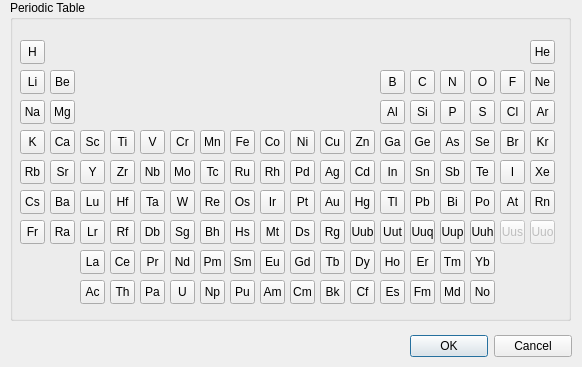
<ui version="4.0" >
 <class>Dialog</class>
 <widget class="QDialog" name="Dialog" >
  <property name="geometry" >
   <rect>
    <x>0</x>
    <y>0</y>
    <width>582</width>
    <height>367</height>
   </rect>
  </property>
  <property name="windowTitle" >
   <string>Dialog</string>
  </property>
  <widget class="QDialogButtonBox" name="buttonBox" >
   <property name="geometry" >
    <rect>
     <x>410</x>
     <y>330</y>
     <width>162</width>
     <height>32</height>
    </rect>
   </property>
   <property name="orientation" >
    <enum>Qt::Horizontal</enum>
   </property>
   <property name="standardButtons" >
    <set>QDialogButtonBox::Cancel|QDialogButtonBox::NoButton|QDialogButtonBox::Ok</set>
   </property>
  </widget>
  <widget class="QGroupBox" name="groupBox" >
   <property name="geometry" >
    <rect>
     <x>10</x>
     <y>0</y>
     <width>561</width>
     <height>321</height>
    </rect>
   </property>
   <property name="title" >
    <string>Periodic Table</string>
   </property>
   <widget class="QToolButton" name="toolButton" >
    <property name="geometry" >
     <rect>
      <x>10</x>
      <y>40</y>
      <width>25</width>
      <height>24</height>
     </rect>
    </property>
    <property name="text" >
     <string>H</string>
    </property>
   </widget>
   <widget class="QToolButton" name="toolButton_2" >
    <property name="geometry" >
     <rect>
      <x>520</x>
      <y>40</y>
      <width>25</width>
      <height>24</height>
     </rect>
    </property>
    <property name="text" >
     <string>He</string>
    </property>
   </widget>
   <widget class="QToolButton" name="toolButton_3" >
    <property name="geometry" >
     <rect>
      <x>10</x>
      <y>70</y>
      <width>25</width>
      <height>24</height>
     </rect>
    </property>
    <property name="text" >
     <string>Li</string>
    </property>
   </widget>
   <widget class="QToolButton" name="toolButton_4" >
    <property name="geometry" >
     <rect>
      <x>40</x>
      <y>70</y>
      <width>25</width>
      <height>24</height>
     </rect>
    </property>
    <property name="text" >
     <string>Be</string>
    </property>
   </widget>
   <widget class="QToolButton" name="toolButton_5" >
    <property name="geometry" >
     <rect>
      <x>370</x>
      <y>70</y>
      <width>25</width>
      <height>24</height>
     </rect>
    </property>
    <property name="text" >
     <string>B</string>
    </property>
   </widget>
   <widget class="QToolButton" name="toolButton_6" >
    <property name="geometry" >
     <rect>
      <x>400</x>
      <y>70</y>
      <width>25</width>
      <height>24</height>
     </rect>
    </property>
    <property name="text" >
     <string>C</string>
    </property>
   </widget>
   <widget class="QToolButton" name="toolButton_7" >
    <property name="geometry" >
     <rect>
      <x>430</x>
      <y>70</y>
      <width>25</width>
      <height>24</height>
     </rect>
    </property>
    <property name="text" >
     <string>N</string>
    </property>
   </widget>
   <widget class="QToolButton" name="toolButton_8" >
    <property name="geometry" >
     <rect>
      <x>460</x>
      <y>70</y>
      <width>25</width>
      <height>24</height>
     </rect>
    </property>
    <property name="text" >
     <string>O</string>
    </property>
   </widget>
   <widget class="QToolButton" name="toolButton_9" >
    <property name="geometry" >
     <rect>
      <x>490</x>
      <y>70</y>
      <width>25</width>
      <height>24</height>
     </rect>
    </property>
    <property name="text" >
     <string>F</string>
    </property>
   </widget>
   <widget class="QToolButton" name="toolButton_10" >
    <property name="geometry" >
     <rect>
      <x>520</x>
      <y>70</y>
      <width>25</width>
      <height>24</height>
     </rect>
    </property>
    <property name="text" >
     <string>Ne</string>
    </property>
   </widget>
   <widget class="QToolButton" name="toolButton_11" >
    <property name="geometry" >
     <rect>
      <x>10</x>
      <y>100</y>
      <width>25</width>
      <height>24</height>
     </rect>
    </property>
    <property name="text" >
     <string>Na</string>
    </property>
   </widget>
   <widget class="QToolButton" name="toolButton_12" >
    <property name="geometry" >
     <rect>
      <x>40</x>
      <y>100</y>
      <width>25</width>
      <height>24</height>
     </rect>
    </property>
    <property name="text" >
     <string>Mg</string>
    </property>
   </widget>
   <widget class="QToolButton" name="toolButton_13" >
    <property name="geometry" >
     <rect>
      <x>370</x>
      <y>100</y>
      <width>25</width>
      <height>24</height>
     </rect>
    </property>
    <property name="text" >
     <string>Al</string>
    </property>
   </widget>
   <widget class="QToolButton" name="toolButton_14" >
    <property name="geometry" >
     <rect>
      <x>400</x>
      <y>100</y>
      <width>25</width>
      <height>24</height>
     </rect>
    </property>
    <property name="text" >
     <string>Si</string>
    </property>
   </widget>
   <widget class="QToolButton" name="toolButton_15" >
    <property name="geometry" >
     <rect>
      <x>430</x>
      <y>100</y>
      <width>25</width>
      <height>24</height>
     </rect>
    </property>
    <property name="text" >
     <string>P</string>
    </property>
   </widget>
   <widget class="QToolButton" name="toolButton_16" >
    <property name="geometry" >
     <rect>
      <x>460</x>
      <y>100</y>
      <width>25</width>
      <height>24</height>
     </rect>
    </property>
    <property name="text" >
     <string>S</string>
    </property>
   </widget>
   <widget class="QToolButton" name="toolButton_17" >
    <property name="geometry" >
     <rect>
      <x>490</x>
      <y>100</y>
      <width>25</width>
      <height>24</height>
     </rect>
    </property>
    <property name="text" >
     <string>Cl</string>
    </property>
   </widget>
   <widget class="QToolButton" name="toolButton_18" >
    <property name="geometry" >
     <rect>
      <x>520</x>
      <y>100</y>
      <width>25</width>
      <height>24</height>
     </rect>
    </property>
    <property name="text" >
     <string>Ar</string>
    </property>
   </widget>
   <widget class="QToolButton" name="toolButton_19" >
    <property name="geometry" >
     <rect>
      <x>10</x>
      <y>130</y>
      <width>25</width>
      <height>24</height>
     </rect>
    </property>
    <property name="text" >
     <string>K</string>
    </property>
   </widget>
   <widget class="QToolButton" name="toolButton_20" >
    <property name="geometry" >
     <rect>
      <x>40</x>
      <y>130</y>
      <width>25</width>
      <height>24</height>
     </rect>
    </property>
    <property name="text" >
     <string>Ca</string>
    </property>
   </widget>
   <widget class="QToolButton" name="toolButton_21" >
    <property name="geometry" >
     <rect>
      <x>70</x>
      <y>130</y>
      <width>25</width>
      <height>24</height>
     </rect>
    </property>
    <property name="text" >
     <string>Sc</string>
    </property>
   </widget>
   <widget class="QToolButton" name="toolButton_22" >
    <property name="geometry" >
     <rect>
      <x>100</x>
      <y>130</y>
      <width>25</width>
      <height>24</height>
     </rect>
    </property>
    <property name="text" >
     <string>Ti</string>
    </property>
   </widget>
   <widget class="QToolButton" name="toolButton_23" >
    <property name="geometry" >
     <rect>
      <x>130</x>
      <y>130</y>
      <width>25</width>
      <height>24</height>
     </rect>
    </property>
    <property name="text" >
     <string>V</string>
    </property>
   </widget>
   <widget class="QToolButton" name="toolButton_24" >
    <property name="geometry" >
     <rect>
      <x>160</x>
      <y>130</y>
      <width>25</width>
      <height>24</height>
     </rect>
    </property>
    <property name="text" >
     <string>Cr</string>
    </property>
   </widget>
   <widget class="QToolButton" name="toolButton_25" >
    <property name="geometry" >
     <rect>
      <x>190</x>
      <y>130</y>
      <width>25</width>
      <height>24</height>
     </rect>
    </property>
    <property name="text" >
     <string>Mn</string>
    </property>
   </widget>
   <widget class="QToolButton" name="toolButton_26" >
    <property name="geometry" >
     <rect>
      <x>220</x>
      <y>130</y>
      <width>25</width>
      <height>24</height>
     </rect>
    </property>
    <property name="text" >
     <string>Fe</string>
    </property>
   </widget>
   <widget class="QToolButton" name="toolButton_27" >
    <property name="geometry" >
     <rect>
      <x>250</x>
      <y>130</y>
      <width>25</width>
      <height>24</height>
     </rect>
    </property>
    <property name="text" >
     <string>Co</string>
    </property>
   </widget>
   <widget class="QToolButton" name="toolButton_28" >
    <property name="geometry" >
     <rect>
      <x>280</x>
      <y>130</y>
      <width>25</width>
      <height>24</height>
     </rect>
    </property>
    <property name="text" >
     <string>Ni</string>
    </property>
   </widget>
   <widget class="QToolButton" name="toolButton_29" >
    <property name="geometry" >
     <rect>
      <x>310</x>
      <y>130</y>
      <width>25</width>
      <height>24</height>
     </rect>
    </property>
    <property name="text" >
     <string>Cu</string>
    </property>
   </widget>
   <widget class="QToolButton" name="toolButton_30" >
    <property name="geometry" >
     <rect>
      <x>340</x>
      <y>130</y>
      <width>25</width>
      <height>24</height>
     </rect>
    </property>
    <property name="text" >
     <string>Zn</string>
    </property>
   </widget>
   <widget class="QToolButton" name="toolButton_31" >
    <property name="geometry" >
     <rect>
      <x>370</x>
      <y>130</y>
      <width>25</width>
      <height>24</height>
     </rect>
    </property>
    <property name="text" >
     <string>Ga</string>
    </property>
   </widget>
   <widget class="QToolButton" name="toolButton_32" >
    <property name="geometry" >
     <rect>
      <x>400</x>
      <y>130</y>
      <width>25</width>
      <height>24</height>
     </rect>
    </property>
    <property name="text" >
     <string>Ge</string>
    </property>
   </widget>
   <widget class="QToolButton" name="toolButton_33" >
    <property name="geometry" >
     <rect>
      <x>430</x>
      <y>130</y>
      <width>25</width>
      <height>24</height>
     </rect>
    </property>
    <property name="text" >
     <string>As</string>
    </property>
   </widget>
   <widget class="QToolButton" name="toolButton_34" >
    <property name="geometry" >
     <rect>
      <x>460</x>
      <y>130</y>
      <width>25</width>
      <height>24</height>
     </rect>
    </property>
    <property name="text" >
     <string>Se</string>
    </property>
   </widget>
   <widget class="QToolButton" name="toolButton_35" >
    <property name="geometry" >
     <rect>
      <x>490</x>
      <y>130</y>
      <width>25</width>
      <height>24</height>
     </rect>
    </property>
    <property name="text" >
     <string>Br</string>
    </property>
   </widget>
   <widget class="QToolButton" name="toolButton_36" >
    <property name="geometry" >
     <rect>
      <x>520</x>
      <y>130</y>
      <width>25</width>
      <height>24</height>
     </rect>
    </property>
    <property name="text" >
     <string>Kr</string>
    </property>
   </widget>
   <widget class="QToolButton" name="toolButton_37" >
    <property name="geometry" >
     <rect>
      <x>10</x>
      <y>160</y>
      <width>25</width>
      <height>24</height>
     </rect>
    </property>
    <property name="text" >
     <string>Rb</string>
    </property>
   </widget>
   <widget class="QToolButton" name="toolButton_38" >
    <property name="geometry" >
     <rect>
      <x>40</x>
      <y>160</y>
      <width>25</width>
      <height>24</height>
     </rect>
    </property>
    <property name="text" >
     <string>Sr</string>
    </property>
   </widget>
   <widget class="QToolButton" name="toolButton_39" >
    <property name="geometry" >
     <rect>
      <x>70</x>
      <y>160</y>
      <width>25</width>
      <height>24</height>
     </rect>
    </property>
    <property name="text" >
     <string>Y</string>
    </property>
   </widget>
   <widget class="QToolButton" name="toolButton_40" >
    <property name="geometry" >
     <rect>
      <x>100</x>
      <y>160</y>
      <width>25</width>
      <height>24</height>
     </rect>
    </property>
    <property name="text" >
     <string>Zr</string>
    </property>
   </widget>
   <widget class="QToolButton" name="toolButton_41" >
    <property name="geometry" >
     <rect>
      <x>130</x>
      <y>160</y>
      <width>25</width>
      <height>24</height>
     </rect>
    </property>
    <property name="text" >
     <string>Nb</string>
    </property>
   </widget>
   <widget class="QToolButton" name="toolButton_42" >
    <property name="geometry" >
     <rect>
      <x>160</x>
      <y>160</y>
      <width>25</width>
      <height>24</height>
     </rect>
    </property>
    <property name="text" >
     <string>Mo</string>
    </property>
   </widget>
   <widget class="QToolButton" name="toolButton_43" >
    <property name="geometry" >
     <rect>
      <x>190</x>
      <y>160</y>
      <width>25</width>
      <height>24</height>
     </rect>
    </property>
    <property name="text" >
     <string>Tc</string>
    </property>
   </widget>
   <widget class="QToolButton" name="toolButton_44" >
    <property name="geometry" >
     <rect>
      <x>220</x>
      <y>160</y>
      <width>25</width>
      <height>24</height>
     </rect>
    </property>
    <property name="text" >
     <string>Ru</string>
    </property>
   </widget>
   <widget class="QToolButton" name="toolButton_45" >
    <property name="geometry" >
     <rect>
      <x>250</x>
      <y>160</y>
      <width>25</width>
      <height>24</height>
     </rect>
    </property>
    <property name="text" >
     <string>Rh</string>
    </property>
   </widget>
   <widget class="QToolButton" name="toolButton_46" >
    <property name="geometry" >
     <rect>
      <x>280</x>
      <y>160</y>
      <width>25</width>
      <height>24</height>
     </rect>
    </property>
    <property name="text" >
     <string>Pd</string>
    </property>
   </widget>
   <widget class="QToolButton" name="toolButton_47" >
    <property name="geometry" >
     <rect>
      <x>310</x>
      <y>160</y>
      <width>25</width>
      <height>24</height>
     </rect>
    </property>
    <property name="text" >
     <string>Ag</string>
    </property>
   </widget>
   <widget class="QToolButton" name="toolButton_48" >
    <property name="geometry" >
     <rect>
      <x>340</x>
      <y>160</y>
      <width>25</width>
      <height>24</height>
     </rect>
    </property>
    <property name="text" >
     <string>Cd</string>
    </property>
   </widget>
   <widget class="QToolButton" name="toolButton_49" >
    <property name="geometry" >
     <rect>
      <x>370</x>
      <y>160</y>
      <width>25</width>
      <height>24</height>
     </rect>
    </property>
    <property name="text" >
     <string>In</string>
    </property>
   </widget>
   <widget class="QToolButton" name="toolButton_50" >
    <property name="geometry" >
     <rect>
      <x>400</x>
      <y>160</y>
      <width>25</width>
      <height>24</height>
     </rect>
    </property>
    <property name="text" >
     <string>Sn</string>
    </property>
   </widget>
   <widget class="QToolButton" name="toolButton_51" >
    <property name="geometry" >
     <rect>
      <x>430</x>
      <y>160</y>
      <width>25</width>
      <height>24</height>
     </rect>
    </property>
    <property name="text" >
     <string>Sb</string>
    </property>
   </widget>
   <widget class="QToolButton" name="toolButton_52" >
    <property name="geometry" >
     <rect>
      <x>460</x>
      <y>160</y>
      <width>25</width>
      <height>24</height>
     </rect>
    </property>
    <property name="text" >
     <string>Te</string>
    </property>
   </widget>
   <widget class="QToolButton" name="toolButton_53" >
    <property name="geometry" >
     <rect>
      <x>490</x>
      <y>160</y>
      <width>25</width>
      <height>24</height>
     </rect>
    </property>
    <property name="text" >
     <string>I</string>
    </property>
   </widget>
   <widget class="QToolButton" name="toolButton_54" >
    <property name="geometry" >
     <rect>
      <x>520</x>
      <y>160</y>
      <width>25</width>
      <height>24</height>
     </rect>
    </property>
    <property name="text" >
     <string>Xe</string>
    </property>
   </widget>
   <widget class="QToolButton" name="toolButton_55" >
    <property name="geometry" >
     <rect>
      <x>10</x>
      <y>190</y>
      <width>25</width>
      <height>24</height>
     </rect>
    </property>
    <property name="text" >
     <string>Cs</string>
    </property>
   </widget>
   <widget class="QToolButton" name="toolButton_56" >
    <property name="geometry" >
     <rect>
      <x>40</x>
      <y>190</y>
      <width>25</width>
      <height>24</height>
     </rect>
    </property>
    <property name="text" >
     <string>Ba</string>
    </property>
   </widget>
   <widget class="QToolButton" name="toolButton_57" >
    <property name="geometry" >
     <rect>
      <x>70</x>
      <y>250</y>
      <width>25</width>
      <height>24</height>
     </rect>
    </property>
    <property name="text" >
     <string>La</string>
    </property>
   </widget>
   <widget class="QToolButton" name="toolButton_58" >
    <property name="geometry" >
     <rect>
      <x>100</x>
      <y>250</y>
      <width>25</width>
      <height>24</height>
     </rect>
    </property>
    <property name="text" >
     <string>Ce</string>
    </property>
   </widget>
   <widget class="QToolButton" name="toolButton_59" >
    <property name="geometry" >
     <rect>
      <x>130</x>
      <y>250</y>
      <width>25</width>
      <height>24</height>
     </rect>
    </property>
    <property name="text" >
     <string>Pr</string>
    </property>
   </widget>
   <widget class="QToolButton" name="toolButton_60" >
    <property name="geometry" >
     <rect>
      <x>160</x>
      <y>250</y>
      <width>25</width>
      <height>24</height>
     </rect>
    </property>
    <property name="text" >
     <string>Nd</string>
    </property>
   </widget>
   <widget class="QToolButton" name="toolButton_61" >
    <property name="geometry" >
     <rect>
      <x>190</x>
      <y>250</y>
      <width>25</width>
      <height>24</height>
     </rect>
    </property>
    <property name="text" >
     <string>Pm</string>
    </property>
   </widget>
   <widget class="QToolButton" name="toolButton_62" >
    <property name="geometry" >
     <rect>
      <x>220</x>
      <y>250</y>
      <width>25</width>
      <height>24</height>
     </rect>
    </property>
    <property name="text" >
     <string>Sm</string>
    </property>
   </widget>
   <widget class="QToolButton" name="toolButton_63" >
    <property name="geometry" >
     <rect>
      <x>250</x>
      <y>250</y>
      <width>25</width>
      <height>24</height>
     </rect>
    </property>
    <property name="text" >
     <string>Eu</string>
    </property>
   </widget>
   <widget class="QToolButton" name="toolButton_64" >
    <property name="geometry" >
     <rect>
      <x>280</x>
      <y>250</y>
      <width>25</width>
      <height>24</height>
     </rect>
    </property>
    <property name="text" >
     <string>Gd</string>
    </property>
   </widget>
   <widget class="QToolButton" name="toolButton_65" >
    <property name="geometry" >
     <rect>
      <x>310</x>
      <y>250</y>
      <width>25</width>
      <height>24</height>
     </rect>
    </property>
    <property name="text" >
     <string>Tb</string>
    </property>
   </widget>
   <widget class="QToolButton" name="toolButton_66" >
    <property name="geometry" >
     <rect>
      <x>340</x>
      <y>250</y>
      <width>25</width>
      <height>24</height>
     </rect>
    </property>
    <property name="text" >
     <string>Dy</string>
    </property>
   </widget>
   <widget class="QToolButton" name="toolButton_67" >
    <property name="geometry" >
     <rect>
      <x>370</x>
      <y>250</y>
      <width>25</width>
      <height>24</height>
     </rect>
    </property>
    <property name="text" >
     <string>Ho</string>
    </property>
   </widget>
   <widget class="QToolButton" name="toolButton_68" >
    <property name="geometry" >
     <rect>
      <x>400</x>
      <y>250</y>
      <width>25</width>
      <height>24</height>
     </rect>
    </property>
    <property name="text" >
     <string>Er</string>
    </property>
   </widget>
   <widget class="QToolButton" name="toolButton_69" >
    <property name="geometry" >
     <rect>
      <x>430</x>
      <y>250</y>
      <width>25</width>
      <height>24</height>
     </rect>
    </property>
    <property name="text" >
     <string>Tm</string>
    </property>
   </widget>
   <widget class="QToolButton" name="toolButton_70" >
    <property name="geometry" >
     <rect>
      <x>460</x>
      <y>250</y>
      <width>25</width>
      <height>24</height>
     </rect>
    </property>
    <property name="text" >
     <string>Yb</string>
    </property>
   </widget>
   <widget class="QToolButton" name="toolButton_71" >
    <property name="geometry" >
     <rect>
      <x>70</x>
      <y>190</y>
      <width>25</width>
      <height>24</height>
     </rect>
    </property>
    <property name="text" >
     <string>Lu</string>
    </property>
   </widget>
   <widget class="QToolButton" name="toolButton_72" >
    <property name="geometry" >
     <rect>
      <x>100</x>
      <y>190</y>
      <width>25</width>
      <height>24</height>
     </rect>
    </property>
    <property name="text" >
     <string>Hf</string>
    </property>
   </widget>
   <widget class="QToolButton" name="toolButton_73" >
    <property name="geometry" >
     <rect>
      <x>130</x>
      <y>190</y>
      <width>25</width>
      <height>24</height>
     </rect>
    </property>
    <property name="text" >
     <string>Ta</string>
    </property>
   </widget>
   <widget class="QToolButton" name="toolButton_74" >
    <property name="geometry" >
     <rect>
      <x>160</x>
      <y>190</y>
      <width>25</width>
      <height>24</height>
     </rect>
    </property>
    <property name="text" >
     <string>W</string>
    </property>
   </widget>
   <widget class="QToolButton" name="toolButton_75" >
    <property name="geometry" >
     <rect>
      <x>190</x>
      <y>190</y>
      <width>25</width>
      <height>24</height>
     </rect>
    </property>
    <property name="text" >
     <string>Re</string>
    </property>
   </widget>
   <widget class="QToolButton" name="toolButton_76" >
    <property name="geometry" >
     <rect>
      <x>220</x>
      <y>190</y>
      <width>25</width>
      <height>24</height>
     </rect>
    </property>
    <property name="text" >
     <string>Os</string>
    </property>
   </widget>
   <widget class="QToolButton" name="toolButton_77" >
    <property name="geometry" >
     <rect>
      <x>250</x>
      <y>190</y>
      <width>25</width>
      <height>24</height>
     </rect>
    </property>
    <property name="text" >
     <string>Ir</string>
    </property>
   </widget>
   <widget class="QToolButton" name="toolButton_78" >
    <property name="geometry" >
     <rect>
      <x>280</x>
      <y>190</y>
      <width>25</width>
      <height>24</height>
     </rect>
    </property>
    <property name="text" >
     <string>Pt</string>
    </property>
   </widget>
   <widget class="QToolButton" name="toolButton_79" >
    <property name="geometry" >
     <rect>
      <x>310</x>
      <y>190</y>
      <width>25</width>
      <height>24</height>
     </rect>
    </property>
    <property name="text" >
     <string>Au</string>
    </property>
   </widget>
   <widget class="QToolButton" name="toolButton_80" >
    <property name="geometry" >
     <rect>
      <x>340</x>
      <y>190</y>
      <width>25</width>
      <height>24</height>
     </rect>
    </property>
    <property name="text" >
     <string>Hg</string>
    </property>
   </widget>
   <widget class="QToolButton" name="toolButton_81" >
    <property name="geometry" >
     <rect>
      <x>370</x>
      <y>190</y>
      <width>25</width>
      <height>24</height>
     </rect>
    </property>
    <property name="text" >
     <string>Tl</string>
    </property>
   </widget>
   <widget class="QToolButton" name="toolButton_82" >
    <property name="geometry" >
     <rect>
      <x>400</x>
      <y>190</y>
      <width>25</width>
      <height>24</height>
     </rect>
    </property>
    <property name="text" >
     <string>Pb</string>
    </property>
   </widget>
   <widget class="QToolButton" name="toolButton_83" >
    <property name="geometry" >
     <rect>
      <x>430</x>
      <y>190</y>
      <width>25</width>
      <height>24</height>
     </rect>
    </property>
    <property name="text" >
     <string>Bi</string>
    </property>
   </widget>
   <widget class="QToolButton" name="toolButton_84" >
    <property name="geometry" >
     <rect>
      <x>460</x>
      <y>190</y>
      <width>25</width>
      <height>24</height>
     </rect>
    </property>
    <property name="text" >
     <string>Po</string>
    </property>
   </widget>
   <widget class="QToolButton" name="toolButton_85" >
    <property name="geometry" >
     <rect>
      <x>490</x>
      <y>190</y>
      <width>25</width>
      <height>24</height>
     </rect>
    </property>
    <property name="text" >
     <string>At</string>
    </property>
   </widget>
   <widget class="QToolButton" name="toolButton_86" >
    <property name="geometry" >
     <rect>
      <x>520</x>
      <y>190</y>
      <width>25</width>
      <height>24</height>
     </rect>
    </property>
    <property name="text" >
     <string>Rn</string>
    </property>
   </widget>
   <widget class="QToolButton" name="toolButton_87" >
    <property name="geometry" >
     <rect>
      <x>10</x>
      <y>220</y>
      <width>25</width>
      <height>24</height>
     </rect>
    </property>
    <property name="text" >
     <string>Fr</string>
    </property>
   </widget>
   <widget class="QToolButton" name="toolButton_88" >
    <property name="geometry" >
     <rect>
      <x>40</x>
      <y>220</y>
      <width>25</width>
      <height>24</height>
     </rect>
    </property>
    <property name="text" >
     <string>Ra</string>
    </property>
   </widget>
   <widget class="QToolButton" name="toolButton_89" >
    <property name="geometry" >
     <rect>
      <x>70</x>
      <y>280</y>
      <width>25</width>
      <height>24</height>
     </rect>
    </property>
    <property name="text" >
     <string>Ac</string>
    </property>
   </widget>
   <widget class="QToolButton" name="toolButton_90" >
    <property name="geometry" >
     <rect>
      <x>100</x>
      <y>280</y>
      <width>25</width>
      <height>24</height>
     </rect>
    </property>
    <property name="text" >
     <string>Th</string>
    </property>
   </widget>
   <widget class="QToolButton" name="toolButton_91" >
    <property name="geometry" >
     <rect>
      <x>130</x>
      <y>280</y>
      <width>25</width>
      <height>24</height>
     </rect>
    </property>
    <property name="text" >
     <string>Pa</string>
    </property>
   </widget>
   <widget class="QToolButton" name="toolButton_92" >
    <property name="geometry" >
     <rect>
      <x>160</x>
      <y>280</y>
      <width>25</width>
      <height>24</height>
     </rect>
    </property>
    <property name="text" >
     <string>U</string>
    </property>
   </widget>
   <widget class="QToolButton" name="toolButton_93" >
    <property name="geometry" >
     <rect>
      <x>190</x>
      <y>280</y>
      <width>25</width>
      <height>24</height>
     </rect>
    </property>
    <property name="text" >
     <string>Np</string>
    </property>
   </widget>
   <widget class="QToolButton" name="toolButton_94" >
    <property name="geometry" >
     <rect>
      <x>220</x>
      <y>280</y>
      <width>25</width>
      <height>24</height>
     </rect>
    </property>
    <property name="text" >
     <string>Pu</string>
    </property>
   </widget>
   <widget class="QToolButton" name="toolButton_95" >
    <property name="geometry" >
     <rect>
      <x>250</x>
      <y>280</y>
      <width>25</width>
      <height>24</height>
     </rect>
    </property>
    <property name="text" >
     <string>Am</string>
    </property>
   </widget>
   <widget class="QToolButton" name="toolButton_96" >
    <property name="geometry" >
     <rect>
      <x>280</x>
      <y>280</y>
      <width>25</width>
      <height>24</height>
     </rect>
    </property>
    <property name="text" >
     <string>Cm</string>
    </property>
   </widget>
   <widget class="QToolButton" name="toolButton_97" >
    <property name="geometry" >
     <rect>
      <x>310</x>
      <y>280</y>
      <width>25</width>
      <height>24</height>
     </rect>
    </property>
    <property name="text" >
     <string>Bk</string>
    </property>
   </widget>
   <widget class="QToolButton" name="toolButton_98" >
    <property name="geometry" >
     <rect>
      <x>340</x>
      <y>280</y>
      <width>25</width>
      <height>24</height>
     </rect>
    </property>
    <property name="text" >
     <string>Cf</string>
    </property>
   </widget>
   <widget class="QToolButton" name="toolButton_99" >
    <property name="geometry" >
     <rect>
      <x>370</x>
      <y>280</y>
      <width>25</width>
      <height>24</height>
     </rect>
    </property>
    <property name="text" >
     <string>Es</string>
    </property>
   </widget>
   <widget class="QToolButton" name="toolButton_100" >
    <property name="geometry" >
     <rect>
      <x>400</x>
      <y>280</y>
      <width>25</width>
      <height>24</height>
     </rect>
    </property>
    <property name="text" >
     <string>Fm</string>
    </property>
   </widget>
   <widget class="QToolButton" name="toolButton_101" >
    <property name="geometry" >
     <rect>
      <x>430</x>
      <y>280</y>
      <width>25</width>
      <height>24</height>
     </rect>
    </property>
    <property name="text" >
     <string>Md</string>
    </property>
   </widget>
   <widget class="QToolButton" name="toolButton_102" >
    <property name="geometry" >
     <rect>
      <x>460</x>
      <y>280</y>
      <width>25</width>
      <height>24</height>
     </rect>
    </property>
    <property name="text" >
     <string>No</string>
    </property>
   </widget>
   <widget class="QToolButton" name="toolButton_103" >
    <property name="geometry" >
     <rect>
      <x>70</x>
      <y>220</y>
      <width>25</width>
      <height>24</height>
     </rect>
    </property>
    <property name="text" >
     <string>Lr</string>
    </property>
   </widget>
   <widget class="QToolButton" name="toolButton_104" >
    <property name="geometry" >
     <rect>
      <x>100</x>
      <y>220</y>
      <width>25</width>
      <height>24</height>
     </rect>
    </property>
    <property name="text" >
     <string>Rf</string>
    </property>
   </widget>
   <widget class="QToolButton" name="toolButton_105" >
    <property name="geometry" >
     <rect>
      <x>130</x>
      <y>220</y>
      <width>25</width>
      <height>24</height>
     </rect>
    </property>
    <property name="text" >
     <string>Db</string>
    </property>
   </widget>
   <widget class="QToolButton" name="toolButton_106" >
    <property name="geometry" >
     <rect>
      <x>160</x>
      <y>220</y>
      <width>25</width>
      <height>24</height>
     </rect>
    </property>
    <property name="text" >
     <string>Sg</string>
    </property>
   </widget>
   <widget class="QToolButton" name="toolButton_107" >
    <property name="geometry" >
     <rect>
      <x>190</x>
      <y>220</y>
      <width>25</width>
      <height>24</height>
     </rect>
    </property>
    <property name="text" >
     <string>Bh</string>
    </property>
   </widget>
   <widget class="QToolButton" name="toolButton_108" >
    <property name="geometry" >
     <rect>
      <x>220</x>
      <y>220</y>
      <width>25</width>
      <height>24</height>
     </rect>
    </property>
    <property name="text" >
     <string>Hs</string>
    </property>
   </widget>
   <widget class="QToolButton" name="toolButton_109" >
    <property name="geometry" >
     <rect>
      <x>250</x>
      <y>220</y>
      <width>25</width>
      <height>24</height>
     </rect>
    </property>
    <property name="text" >
     <string>Mt</string>
    </property>
   </widget>
   <widget class="QToolButton" name="toolButton_110" >
    <property name="geometry" >
     <rect>
      <x>280</x>
      <y>220</y>
      <width>25</width>
      <height>24</height>
     </rect>
    </property>
    <property name="text" >
     <string>Ds</string>
    </property>
   </widget>
   <widget class="QToolButton" name="toolButton_111" >
    <property name="geometry" >
     <rect>
      <x>310</x>
      <y>220</y>
      <width>25</width>
      <height>24</height>
     </rect>
    </property>
    <property name="text" >
     <string>Rg</string>
    </property>
   </widget>
   <widget class="QToolButton" name="toolButton_112" >
    <property name="geometry" >
     <rect>
      <x>340</x>
      <y>220</y>
      <width>25</width>
      <height>24</height>
     </rect>
    </property>
    <property name="text" >
     <string>Uub</string>
    </property>
   </widget>
   <widget class="QToolButton" name="toolButton_113" >
    <property name="geometry" >
     <rect>
      <x>370</x>
      <y>220</y>
      <width>25</width>
      <height>24</height>
     </rect>
    </property>
    <property name="text" >
     <string>Uut</string>
    </property>
   </widget>
   <widget class="QToolButton" name="toolButton_114" >
    <property name="geometry" >
     <rect>
      <x>400</x>
      <y>220</y>
      <width>25</width>
      <height>24</height>
     </rect>
    </property>
    <property name="text" >
     <string>Uuq</string>
    </property>
   </widget>
   <widget class="QToolButton" name="toolButton_115" >
    <property name="geometry" >
     <rect>
      <x>430</x>
      <y>220</y>
      <width>25</width>
      <height>24</height>
     </rect>
    </property>
    <property name="text" >
     <string>Uup</string>
    </property>
   </widget>
   <widget class="QToolButton" name="toolButton_116" >
    <property name="geometry" >
     <rect>
      <x>460</x>
      <y>220</y>
      <width>25</width>
      <height>24</height>
     </rect>
    </property>
    <property name="text" >
     <string>Uuh</string>
    </property>
   </widget>
   <widget class="QToolButton" name="toolButton_117" >
    <property name="enabled" >
     <bool>false</bool>
    </property>
    <property name="geometry" >
     <rect>
      <x>490</x>
      <y>220</y>
      <width>25</width>
      <height>24</height>
     </rect>
    </property>
    <property name="text" >
     <string>Uus</string>
    </property>
   </widget>
   <widget class="QToolButton" name="toolButton_118" >
    <property name="enabled" >
     <bool>false</bool>
    </property>
    <property name="geometry" >
     <rect>
      <x>520</x>
      <y>220</y>
      <width>25</width>
      <height>24</height>
     </rect>
    </property>
    <property name="text" >
     <string>Uuo</string>
    </property>
   </widget>
  </widget>
 </widget>
 <resources/>
 <connections>
  <connection>
   <sender>buttonBox</sender>
   <signal>accepted()</signal>
   <receiver>Dialog</receiver>
   <slot>accept()</slot>
   <hints>
    <hint type="sourcelabel" >
     <x>248</x>
     <y>254</y>
    </hint>
    <hint type="destinationlabel" >
     <x>157</x>
     <y>274</y>
    </hint>
   </hints>
  </connection>
  <connection>
   <sender>buttonBox</sender>
   <signal>rejected()</signal>
   <receiver>Dialog</receiver>
   <slot>reject()</slot>
   <hints>
    <hint type="sourcelabel" >
     <x>316</x>
     <y>260</y>
    </hint>
    <hint type="destinationlabel" >
     <x>286</x>
     <y>274</y>
    </hint>
   </hints>
  </connection>
 </connections>
</ui>
